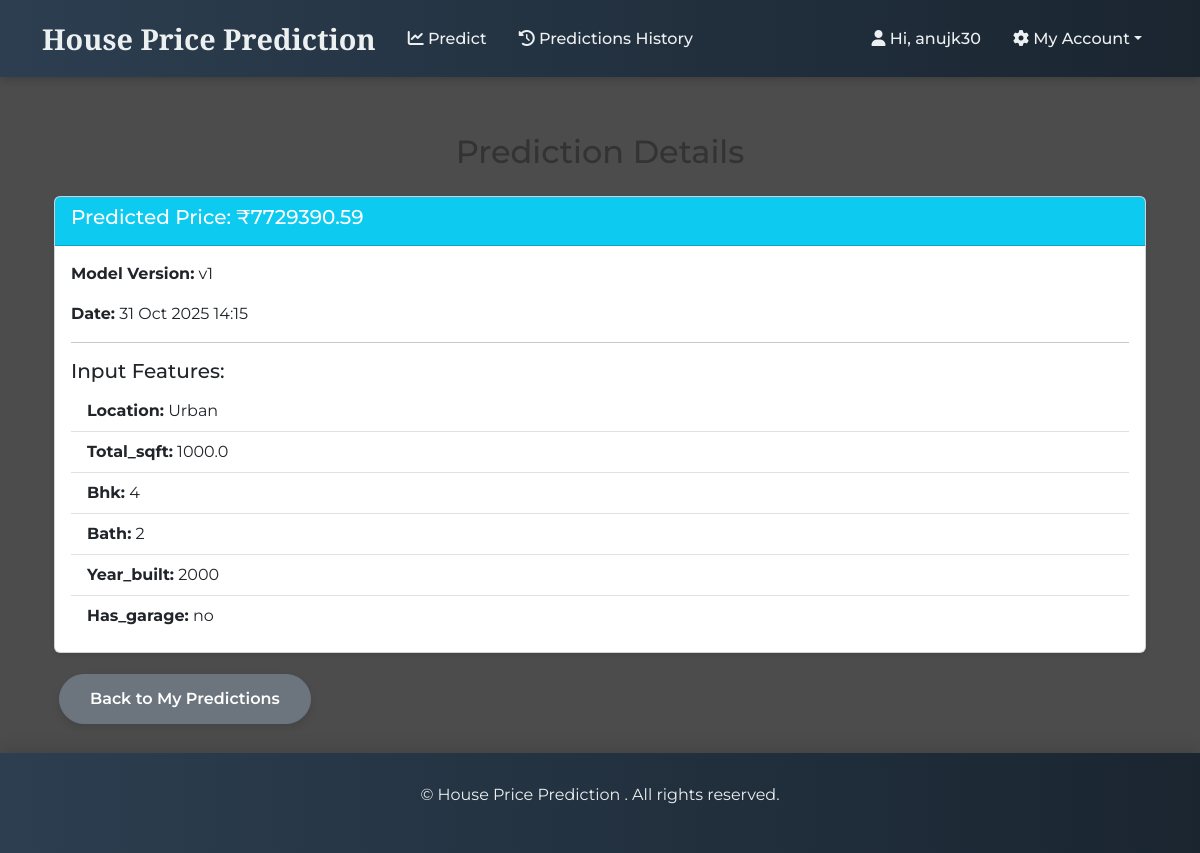
The app's page /accounts/prediction/31/ (signed in) with its own data.
### homes/models.py (models this page shows, shortened)
class Prediction(models.Model):
    user = models.ForeignKey(User, on_delete=models.CASCADE, null=True, blank=True)
    input_features = models.JSONField()
    predicted_price = models.FloatField()
    model_version = models.CharField(max_length=20, default='v1')
    created_at = models.DateTimeField(auto_now_add=True)

### accounts/views.py (the view)
# urls.py: path('prediction/<int:pk>/', views.prediction_detail, name='prediction_detail'),
@login_required(login_url='/accounts/login/')
def prediction_detail(request, pk):
    pred = get_object_or_404(Prediction, pk=pk, user=request.user)
    return render(request, "accounts/prediction_detail.html", {"pred": pred})

### accounts/templates/accounts/prediction_detail.html (shortened to what this page needs)
{% extends "base.html" %}
{% block content %}
<div class="container mt-5">
    <h2 class="mb-4 text-center">Prediction Details</h2>
    <div class="card shadow-sm">
        <div class="card-header bg-info text-white">
            <h5>Predicted Price: ₹{{ pred.predicted_price|floatformat:2 }}</h5>
        </div>
        <div class="card-body">
            <p><strong>Model Version:</strong> {{ pred.model_version }}</p>
            <p><strong>Date:</strong> {{ pred.created_at|date:"d M Y H:i" }}</p>
            <hr>
            <h5>Input Features:</h5>
            <ul class="list-group list-group-flush">
                {% for key, value in pred.input_features.items %}
                <li class="list-group-item">
                    <strong>{{ key|capfirst }}:</strong> {{ value }}
                </li>
                {% endfor %}
            </ul>
        </div>
    </div>
    <div class="mt-3">
        <a href="{% url 'user_predictions' %}" class="btn btn-secondary">Back to My Predictions</a>
    </div>
</div>
{% endblock %}

### templates/base.html (shortened to what this page needs)
{% load static %}
<!DOCTYPE html>
<html lang="en">
<head>
    <link href="https://cdn.jsdelivr.net/npm/bootstrap@5.3.0/dist/css/bootstrap.min.css" rel="stylesheet">
    <link rel="stylesheet" href="https://cdnjs.cloudflare.com/ajax/libs/font-awesome/6.4.0/css/all.min.css">
</head>
<body>
<nav class="navbar navbar-expand-lg navbar-dark">
  <div class="container">
    <a class="navbar-brand" href="/">
        House Price Prediction
    </a>
    <div class="collapse navbar-collapse" id="navbarNav">
      <ul class="navbar-nav me-auto">
        {% if user.is_authenticated and not user.is_superuser %}
        <li class="nav-item"><a class="nav-link" href="{% url 'predict' %}"><i class="fa-solid fa-chart-line"></i> Predict</a></li>
        <li class="nav-item"><a class="nav-link" href="{% url 'user_predictions' %}"><i class="fa-solid fa-history"></i> Predictions History</a></li>
        {% endif %}
      </ul>
      <ul class="navbar-nav ms-auto">
        {% if user.is_authenticated %}
        <li class="nav-item"><a class="nav-link"><i class="fa-solid fa-user"></i> Hi, {{ user.username }}</a></li>
        <li class="nav-item dropdown">
          <a class="nav-link dropdown-toggle" href="#" id="accountMenu" role="button"
             data-bs-toggle="dropdown" aria-expanded="false"><i class="fa-solid fa-gear"></i> My Account</a>
        </li>
        {% else %}
        <li class="nav-item"><a class="nav-link" href="{% url 'login' %}"><i class="fa-solid fa-right-to-bracket"></i> Login</a></li>
        <li class="nav-item"><a class="nav-link" href="{% url 'register' %}"><i class="fa-solid fa-user-plus"></i> Register</a></li>
        {% endif %}
      </ul>
    </div>
  </div>
</nav>
<div class="container mb-4">
    {% block content %}{% endblock %}
</div>
<footer class="mt-auto">
    <div class="container">
        <p>&copy; {{ now|date:"Y" }} House Price Prediction . All rights reserved.</p>
    </div>
</footer>
</body>
</html>

### templates/base.html (style rules this page uses)
:root { --primary-color: #2c3e50; --secondary-color: #e74c3c; --accent-color: #3498db; --light-color: #ecf0f1; --dark-color: #2c3e50; }
body { background: linear-gradient(rgba(0, 0, 0, 0.7), rgba(0, 0, 0, 0.7)), url('https://images.unsplash.com/photo-1564013799919-ab600027ffc6?auto=format&fit=crop&w=1650&q=80') no-repeat center center fixed; background-size: cover; min-height: 100vh; font-family: 'Montserrat', sans-serif; color: #333; display: flex; flex-direction: column; }
.navbar { background: linear-gradient(90deg, var(--primary-color) 0%, #1a2530 100%) !important; box-shadow: 0 2px 10px rgba(0, 0, 0, 0.2); padding: 12px 0; }
.navbar-brand { font-family: 'Playfair Display', serif; font-weight: 700; font-size: 1.8rem; color: var(--light-color) !important; }
.navbar .nav-link { color: var(--light-color) !important; font-weight: 500; margin: 0 8px; transition: all 0.3s ease; position: relative; }
.navbar .nav-link:not(.dropdown-toggle):after { content: ''; position: absolute; width: 0; height: 2px; bottom: 0; left: 0; background-color: var(--secondary-color); transition: width 0.3s ease; }
.btn { padding: 12px 30px; border-radius: 50px; font-weight: 600; transition: all 0.3s ease; margin: 5px; box-shadow: 0 4px 8px rgba(0, 0, 0, 0.1); }
footer { background: linear-gradient(90deg, var(--primary-color) 0%, #1a2530 100%); color: var(--light-color); padding: 30px 0; text-align: center; margin-top: auto; box-shadow: 0 -5px 15px rgba(0, 0, 0, 0.1); }

### records on screen
Prediction: predicted_price "7729390.59", model_version "v1", created_at "31 Oct 2025 14:15"

### other values on screen
{{ user.username }} "anujk30"
{{ key|capfirst }} "Location" "Total_sqft" "Bhk" "Bath" "Year_built" "Has_garage"
{{ value }} "Urban" "1000.0" "4" "2" "2000" "no"
